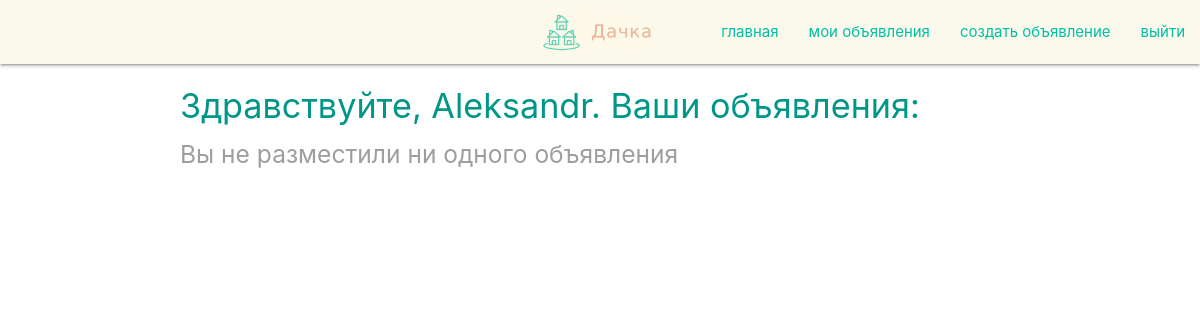
The page /my_advs (signed in) on the database as committed earlier.
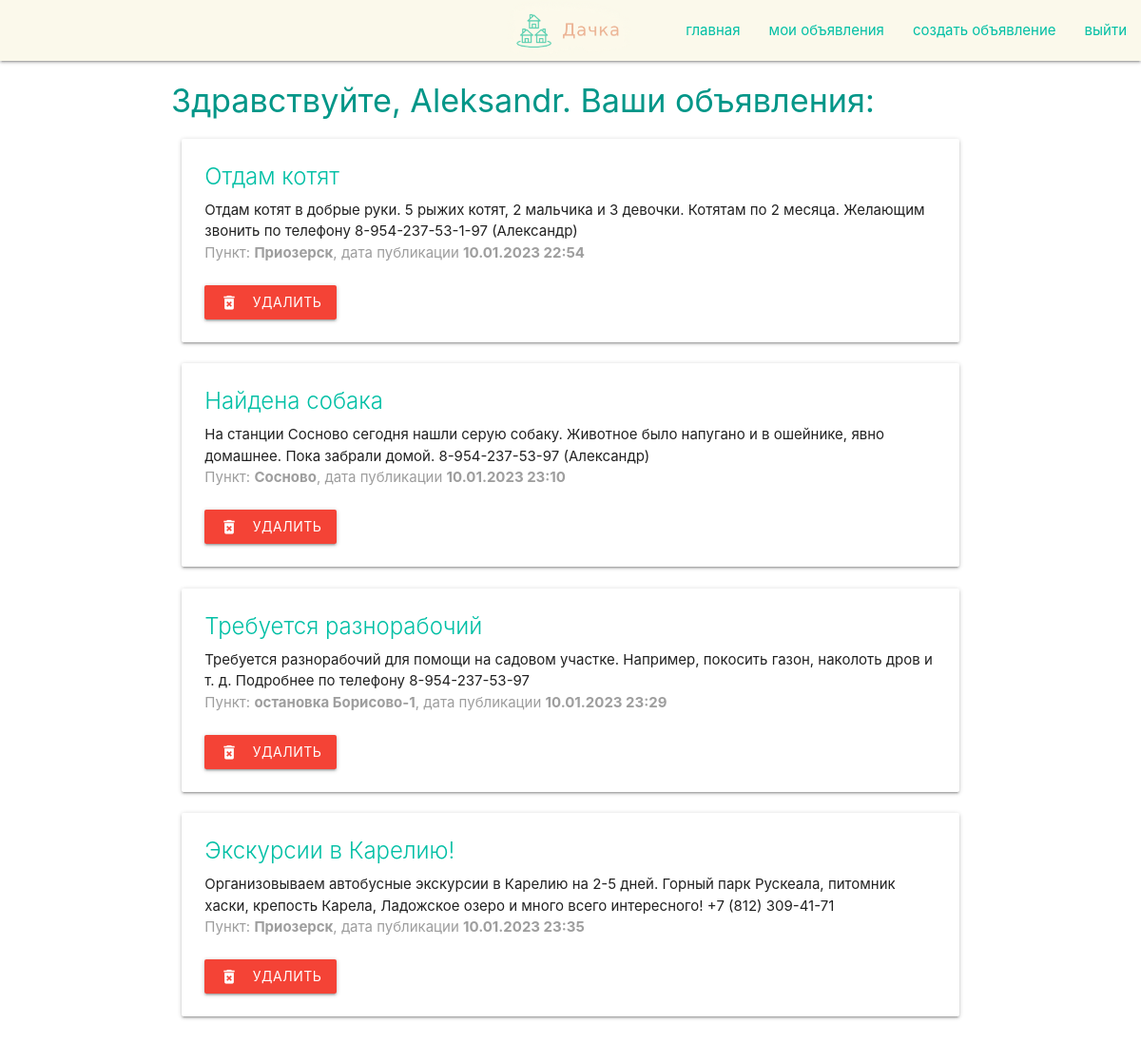
The same page on the database as committed later.
### data/announcements.py (models this page shows)
class Announcement(SqlAlchemyBase):
    __tablename__ = 'announcements'
    id = sqlalchemy.Column(sqlalchemy.Integer, primary_key=True, autoincrement=True)
    title = sqlalchemy.Column(sqlalchemy.String, nullable=True)
    content = sqlalchemy.Column(sqlalchemy.String, nullable=True)
    created_date = sqlalchemy.Column(sqlalchemy.DateTime, default=datetime.datetime.now)
    user_id = sqlalchemy.Column(sqlalchemy.Integer, sqlalchemy.ForeignKey("users.id"))
    station_id = sqlalchemy.Column(sqlalchemy.Integer, sqlalchemy.ForeignKey("stations.id"))
    user = orm.relation('User')
    station = orm.relation('Station')

### data/stations.py (models this page shows)
class Station(SqlAlchemyBase):
    __tablename__ = 'stations'
    id = sqlalchemy.Column(sqlalchemy.Integer, primary_key=True, autoincrement=True)
    name = sqlalchemy.Column(sqlalchemy.String, nullable=True)
    code = sqlalchemy.Column(sqlalchemy.String, nullable=True)
    announcements = orm.relation("Announcement", back_populates='station')

### app.py (the view)
@app.route('/my_advs')
def my_advs():
    session = db_session.create_session()
    advs = session.query(Announcement).filter(Announcement.user == current_user)
    return render_template('my_advs.html', title='Мои объявления', advs=advs)

### app.py (called while the page is built)
@login_manager.user_loader
def load_user(user_id):
    session = db_session.create_session()
    return session.query(User).get(user_id)

### data/db_session.py (called while the page is built)
def create_session() -> Session:
    global __factory
    return __factory()

### templates/my_advs.html
{% extends "base.html" %}
{% block content %}
{% include "nav.html" %}
<div class="container">
  <div class="row">
    {% if current_user.is_authenticated %}
    <h4 class="teal-text">Здравствуйте, {{ current_user.name }}. Ваши объявления:</h4>
    {% for item in advs %}
    <div class="col s12">
      <div class="card">
        <div class="card-content">
          <span class="card-title teal-text text-accent-4">{{ item.title }}</span>
          <p>{{ item.content }}</p>
          <p class="grey-text">Пункт: <b>{{ item.station.name }}</b>, дата публикации <b>{{ item.created_date.strftime('%d.%m.%Y %H:%M') }}</b></p><br>
          <a class="waves-effect waves-light red btn" href="/delete_adv/{{ item.id }}"><i class="material-icons left">delete_forever</i>Удалить</a>
        </div>
      </div>
    </div>
    {% else %}
    <h5 class="grey-text">Вы не разместили ни одного объявления</h5>
    {% endfor %}
    {% else %}
    <h4 class="teal-text"><a href="/login">Авторизуйтесь</a> или <a href="/register">зарегистрируйтесь</a>, чтобы
      создавать и просматривать объявления</h4>
    {% endif %}
  </div>
</div>
{% endblock %}

Rows that differ between the two databases and show on the page:
added Announcement: title "Отдам котят", content "Отдам котят в добрые руки. 5 рыжих котят, 2 мальчика и 3 девочки. Котятам по 2 месяца. Желающим звонить по телефону 8-954-237-53-1-97 (Александр)", station.name "Приозерск", created_date "10.01.2023 22:54"
added Announcement: title "Найдена собака", content "На станции Сосново сегодня нашли серую собаку. Животное было напугано и в ошейнике, явно домашнее. Пока забрали домой. 8-954-237-53-97 (Александр)", station.name "Сосново", created_date "10.01.2023 23:10"
added Announcement: title "Требуется разнорабочий", content "Требуется разнорабочий для помощи на садовом участке. Например, покосить газон, наколоть дров и т. д. Подробнее по телефону 8-954-237-53-97", station.name "остановка Борисово-1", created_date "10.01.2023 23:29"
added Announcement: title "Экскурсии в Карелию!", content "Организовываем автобусные экскурсии в Карелию на 2-5 дней. Горный парк Рускеала, питомник хаски, крепость Карела, Ладожское озеро и много всего интересного! +7 (812) 309-41-71", station.name "Приозерск", created_date "10.01.2023 23:35"
Other text that changed with them:
text no longer shown: "Вы не разместили ни одного объявления"
